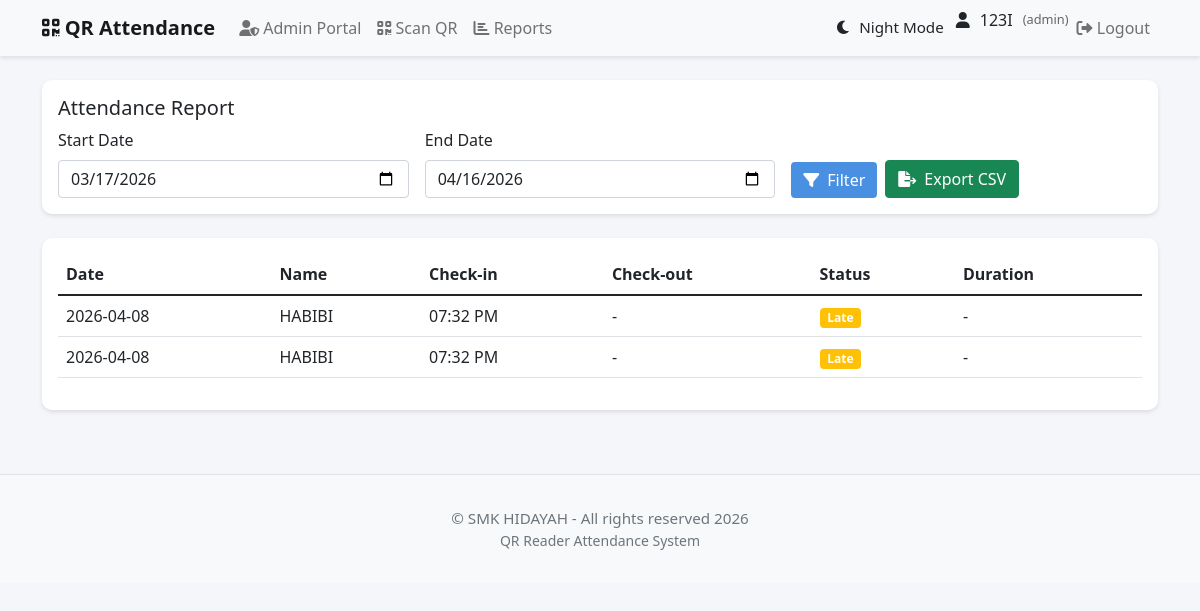
/attendance_report (signed in), run on the app's committed database.
### app/models/user.py (models this page shows, shortened)
class User(UserMixin, db.Model):
    id = db.Column(db.Integer, primary_key=True)
    username = db.Column(db.String(64), unique=True, nullable=False)
    email = db.Column(db.String(120), unique=True, nullable=False)
    name = db.Column(db.String(64), nullable=False)
    password_hash = db.Column(db.String(128))
    role = db.Column(db.String(20), default='student')  # 'admin' or 'student'
    qr_code = db.Column(db.String(128))
    qr_code_created_at = db.Column(db.DateTime, default=datetime.utcnow)
    profile_picture = db.Column(db.String(128))
    email_notifications = db.Column(db.Boolean, default=True)
    attendance_reminders = db.Column(db.Boolean, default=True)
    weekly_reports = db.Column(db.Boolean, default=True)
    language = db.Column(db.String(10), default='en')
    timezone = db.Column(db.String(20), default='UTC')
    last_login = db.Column(db.DateTime)
    login_attempts = db.Column(db.Integer, default=0)
    account_locked_until = db.Column(db.DateTime)
    attendance_records = db.relationship('Attendance', backref='user', lazy='dynamic', cascade='all, delete-orphan')

### app/models/attendance.py (models this page shows, shortened)
class Attendance(db.Model):
    __tablename__ = 'attendance'
    id = db.Column(db.Integer, primary_key=True)
    user_id = db.Column(db.Integer, db.ForeignKey('user.id'), nullable=False)
    date = db.Column(db.Date, nullable=False)
    check_in = db.Column(db.DateTime)
    check_out = db.Column(db.DateTime)
    status = db.Column(db.String(20), default='absent')  # 'present', 'late', 'absent', 'early_leave'
    notes = db.Column(db.Text)
    created_at = db.Column(db.DateTime, default=datetime.utcnow)
    updated_at = db.Column(db.DateTime, default=datetime.utcnow, onupdate=datetime.utcnow)

### app/routes/attendance.py (the view)
@bp.route('/attendance_report')
@login_required
def attendance_report():
    if current_user.role != 'admin':
        flash('Access denied')
        return redirect(url_for('main.dashboard'))
    start_date = request.args.get('start_date',
                                 (datetime.now() - timedelta(days=30)).strftime('%Y-%m-%d'))
    end_date = request.args.get('end_date',
                               datetime.now().strftime('%Y-%m-%d'))
    attendances = Attendance.query.filter(
        Attendance.date >= start_date,
        Attendance.date <= end_date
    ).order_by(Attendance.date.desc()).all()
    return render_template('attendance/report.html',
                         attendances=attendances,
                         start_date=start_date,
                         end_date=end_date)

### app/models/user.py (called while the page is built)
@login_manager.user_loader
def load_user(user_id):
    return User.query.get(int(user_id))

### app/templates/attendance/report.html (shortened to what this page needs)
{% extends "base.html" %}
{% block content %}
<div class="row mb-4">
    <div class="col-12">
        <div class="card">
            <div class="card-body">
                <h5 class="card-title">Attendance Report</h5>
                <form class="row g-3" method="GET">
                    <div class="col-md-4">
                        <label for="start_date" class="form-label">Start Date</label>
                        <input type="date" class="form-control" id="start_date" name="start_date"
                               value="{{ start_date }}">
                    </div>
                    <div class="col-md-4">
                        <label for="end_date" class="form-label">End Date</label>
                        <input type="date" class="form-control" id="end_date" name="end_date"
                               value="{{ end_date }}">
                    </div>
                    <div class="col-md-4 d-flex align-items-end">
                        <button type="submit" class="btn btn-primary me-2">
                            <i class="fas fa-filter me-2"></i>Filter
                        </button>
                        <button type="button" class="btn btn-success" onclick="exportToCSV()">
                            <i class="fas fa-file-export me-2"></i>Export CSV
                        </button>
                    </div>
                </form>
            </div>
        </div>
    </div>
</div>
<div class="row">
    <div class="col-12">
        <div class="card">
            <div class="card-body">
                <div class="table-responsive">
                    <table class="table" id="attendance-table">
                        <thead>
                            <tr>
                                <th>Date</th>
                                <th>Name</th>
                                <th>Check-in</th>
                                <th>Check-out</th>
                                <th>Status</th>
                                <th>Duration</th>
                            </tr>
                        </thead>
                        <tbody>
                            {% for record in attendances %}
                            <tr>
                                <td>{{ record.date.strftime('%Y-%m-%d') }}</td>
                                <td>{{ record.user.name }}</td>
                                <td>{{ record.check_in.strftime('%I:%M %p') }}</td>
                                <td>{{ record.check_out.strftime('%I:%M %p') if record.check_out else '-' }}</td>
                                <td>
                                    <span class="badge bg-{{ 'success' if record.status == 'present' else 'warning' }}">
                                        {{ record.status|title }}
                                    </span>
                                </td>
                                <td>
                                    {% if record.check_out %}
                                        {% set duration = (record.check_out - record.check_in).total_seconds() / 3600 %}
                                        {{ "%.1f"|format(duration) }} hours
                                    {% else %}
                                        -
                                    {% endif %}
                                </td>
                            </tr>
                            {% endfor %}
                        </tbody>
                    </table>
                </div>
            </div>
        </div>
    </div>
</div>
{% endblock %}

### app/templates/base.html (shortened to what this page needs)
<!DOCTYPE html>
<html lang="en">
<head>
    <link href="https://cdn.jsdelivr.net/npm/bootstrap@5.1.3/dist/css/bootstrap.min.css" rel="stylesheet">
    <link href="https://cdnjs.cloudflare.com/ajax/libs/font-awesome/6.0.0/css/all.min.css" rel="stylesheet">
</head>
<body>
    <nav class="navbar navbar-expand-lg navbar-light bg-light">
        <div class="container">
            <a class="navbar-brand" href="{{ url_for('main.index') }}">
                <i class="fas fa-qrcode"></i> QR Attendance
            </a>
            <div class="collapse navbar-collapse" id="navbarNav">
                <ul class="navbar-nav me-auto">
                    {% if current_user.is_authenticated %}
                        {% if current_user.role == 'admin' %}
                            <li class="nav-item">
                                <a class="nav-link" href="{{ url_for('admin.admin_portal') }}">
                                    <i class="fas fa-user-shield"></i> Admin Portal
                                </a>
                            </li>
                            <li class="nav-item">
                                <a class="nav-link" href="{{ url_for('attendance.scan') }}">
                                    <i class="fas fa-qrcode"></i> Scan QR
                                </a>
                            </li>
                            <li class="nav-item">
                                <a class="nav-link" href="{{ url_for('attendance.attendance_report') }}">
                                    <i class="fas fa-chart-bar"></i> Reports
                                </a>
                            </li>
                        {% endif %}
                    {% endif %}
                </ul>
                <ul class="navbar-nav">
                    {% if current_user.is_authenticated %}
                        <li class="nav-item">
                            <button class="nav-link btn btn-link" id="darkModeToggle" title="Toggle Night Mode">
                                <i class="fas fa-moon"></i> <span id="darkModeText">Night Mode</span>
                            </button>
                        </li>
                        <li class="nav-item">
                            <div class="user-info">
                                <i class="fas fa-user"></i>
                                <span>{{ current_user.name }}</span>
                                <span class="user-role">({{ current_user.role }})</span>
                            </div>
                        </li>
                        <li class="nav-item">
                            <a class="nav-link" href="{{ url_for('auth.logout') }}">
                                <i class="fas fa-sign-out-alt"></i> Logout
                            </a>
                        </li>
                    {% else %}
                        <li class="nav-item">
                            <a class="nav-link" href="{{ url_for('auth.login', role='student') }}">
                                <i class="fas fa-sign-in-alt"></i> Login
                            </a>
                        </li>
                    {% endif %}
                </ul>
            </div>
        </div>
    </nav>
    <div class="container mt-4">
        {% block content %}{% endblock %}
    </div>
    <footer>
        <div class="container">
            <p>&copy; SMK HIDAYAH - All rights reserved 2026</p>
            <p class="small">QR Reader Attendance System</p>
        </div>
    </footer>
</body>
</html>

### app/templates/base.html (style rules this page uses)
:root { --primary-color: #4a90e2; --secondary-color: #f5f6fa; }
body { background-color: var(--secondary-color); font-family: 'Segoe UI', Tahoma, Geneva, Verdana, sans-serif; }
.navbar { background-color: white; box-shadow: 0 2px 4px rgba(0,0,0,0.1); }
.card { border: none; border-radius: 10px; box-shadow: 0 2px 4px rgba(0,0,0,0.1); transition: transform 0.2s; }
.btn-primary { background-color: var(--primary-color); border: none; }
.navbar-brand { font-weight: bold; }
.nav-link { color: #333; }
.user-info { display: flex; align-items: center; gap: 10px; }
.user-role { font-size: 0.8em; color: #666; }
#darkModeToggle { color: inherit; border: none; padding: 0.5rem 0.75rem; cursor: pointer; transition: color 0.3s ease; display: flex; align-items: center; gap: 0.5rem; font-size: 0.95rem; }
footer { background-color: #f8f9fa; border-top: 1px solid #dee2e6; margin-top: 4rem; padding: 2rem 0; color: #6c757d; text-align: center; }
footer p { margin: 0; font-size: 0.95rem; }

### data on the page
User: name "123I", role "admin"
Attendance: date "2026-04-08", user.name "HABIBI", check_in "07:32 PM", check_out "-", status "Late"
Attendance: date "2026-04-08", user.name "HABIBI", check_in "07:32 PM", check_out "-", status "Late"
